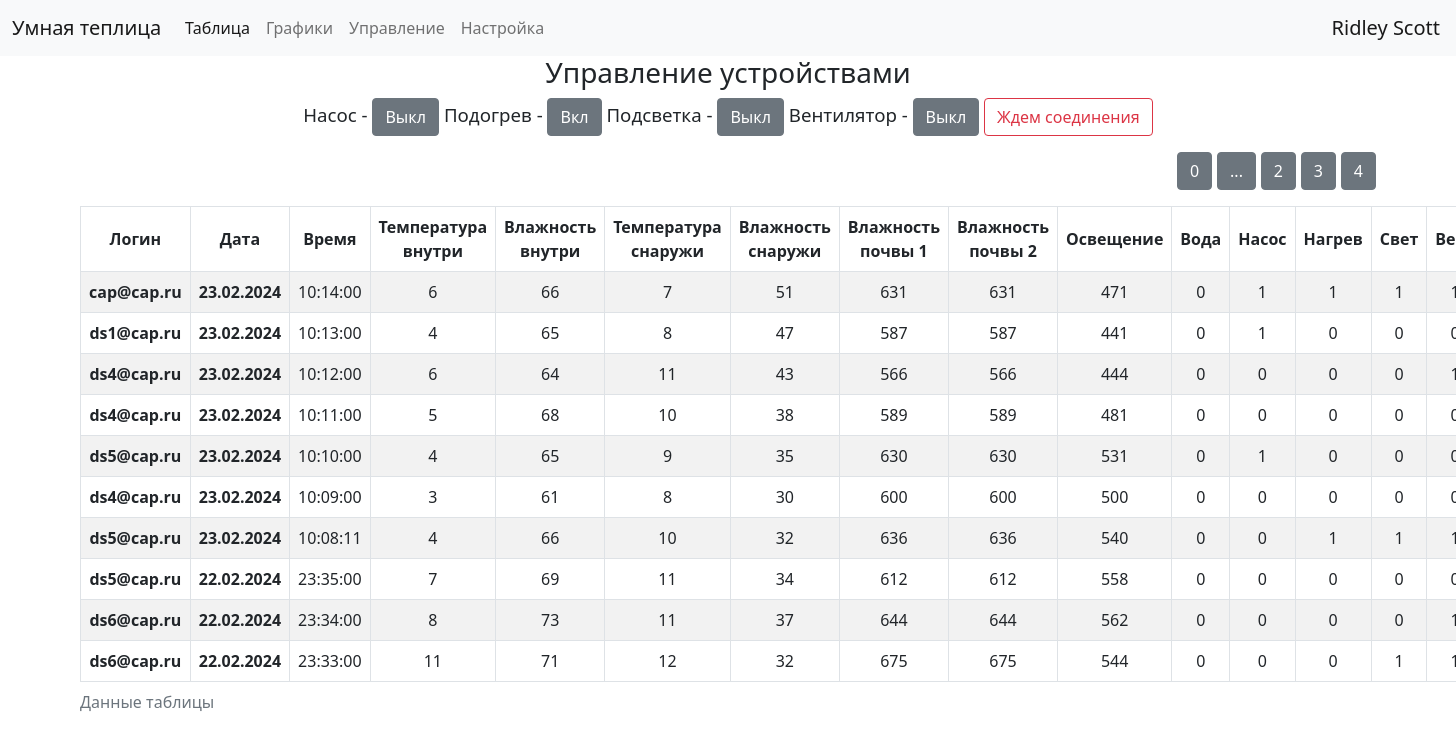
Page /table/1 (signed in) on the committed database.
### data/users.py (models this page shows, shortened)
class User(SqlAlchemyBase,UserMixin):
    __tablename__ = 'users'
    id = sqlalchemy.Column(sqlalchemy.Integer, primary_key=True, autoincrement=True)
    surname = sqlalchemy.Column(sqlalchemy.String, nullable=True)
    name = sqlalchemy.Column(sqlalchemy.String, nullable=True)
    email = sqlalchemy.Column(sqlalchemy.String, index=True, unique=True, nullable=True)
    hashed_password = sqlalchemy.Column(sqlalchemy.String, nullable=True)
    modified_date = sqlalchemy.Column(sqlalchemy.DateTime, default=datetime.datetime.now)
    token = sqlalchemy.Column(sqlalchemy.String, nullable=True, default='NNNNNNNNNNN')

### data/sensors.py (models this page shows, shortened)
class Sensors(SqlAlchemyBase):
    __tablename__ = 'sensors'
    id = sqlalchemy.Column(sqlalchemy.Integer, primary_key=True, autoincrement=True)
    date = sqlalchemy.Column(sqlalchemy.DateTime, default=datetime.datetime.now)
    temp_in = sqlalchemy.Column(sqlalchemy.Integer, nullable=True, default=0)
    humidity_in = sqlalchemy.Column(sqlalchemy.Integer, nullable=True, default=0)
    temp_out = sqlalchemy.Column(sqlalchemy.Integer, nullable=True, default=0)
    humidity_out = sqlalchemy.Column(sqlalchemy.Integer, nullable=True, default=0)
    moisture1 = sqlalchemy.Column(sqlalchemy.Integer, nullable=True, default=0)
    moisture2 = sqlalchemy.Column(sqlalchemy.Integer, nullable=True, default=0)
    light = sqlalchemy.Column(sqlalchemy.Integer, nullable=True, default=0)
    token = sqlalchemy.Column(sqlalchemy.String, nullable=True, default='NNNNNNNNNNN')
    pump = sqlalchemy.Column(sqlalchemy.Integer, default=0)
    heat = sqlalchemy.Column(sqlalchemy.Integer, default=0)
    led = sqlalchemy.Column(sqlalchemy.Integer, default=0)
    fan = sqlalchemy.Column(sqlalchemy.Integer, default=0)
    water = sqlalchemy.Column(sqlalchemy.Integer, default=0)

### main.py (the view)
@app.route('/table/<page>')
@login_required
def table_page(page):
    db_sess = db_session.create_session()
    print('table', correkt_date_time())
    base_data = db_sess.query(Sensors).filter(current_user.is_authenticated,
                                              (Sensors.token == current_user.token) | (current_user.id == 1)).all()
    base_data = base_data[:100]
    users = db_sess.query(User).all()
    names = {name.token: (name.surname, name.name, name.email) for name in users}
    db_sess.close()
    return render_template('table.html', len_data=int(len(base_data) / 10) + 1,
                           names=names, status=dev_status(), text_button=name_button, base_data=base_data[::-1],
                           page=int(page), token=current_user.token,
                           up=False)

### data/db_session.py (called while the page is built)
def create_session() -> Session:
    global __factory
    return __factory()

### main.py (called while the page is built)
def correkt_date_time():
    dt = datetime.datetime.now()
    delta_time = datetime.timedelta(hours=3)
    dt += delta_time
    return dt

@login_manager.user_loader
def load_user(user_id):
    db_sess = db_session.create_session()
    return db_sess.query(User).get(user_id)

### templates/table.html (shortened to what this page needs)
{% extends "base.html" %}
{% block content %}
<div class="button_next">
    <p>
        {% for item in range(len_data) %}
        {% if page != item %}
        <a href="{{ item  }}" class="btn btn-secondary">{{ item }}</a>
        {% else %}
        <a href="" class="btn btn-secondary">...</a>
        {% endif %}
        {% endfor %}
    <div class="table_container">
        <table class="table table-striped table-hover table-bordered">
            <caption>Данные таблицы</caption>
            <thead>
            <tr>
                {% if current_user.is_authenticated and current_user.id == 1 %}
                <th scope="col" align="center">Логин</th>
                {% endif %}
                <th scope="col" align="center">Дата</th>
                <th scope="col">Время</th>
                <th scope="col">Температура внутри</th>
                <th scope="col">Влажность внутри</th>
                <th scope="col">Температура снаружи</th>
                <th scope="col">Влажность снаружи</th>
                <th scope="col">Влажность почвы 1</th>
                <th scope="col">Влажность почвы 2</th>
                <th scope="col">Освещение</th>
                <th scope="col">Вода</th>
                <th scope="col">Насос</th>
                <th scope="col">Нагрев</th>
                <th scope="col">Свет</th>
                <th scope="col">Вент</th>
            </tr>
            </thead>
            <tbody>
            {% for item in base_data[page * 10:(page + 1)*10] %}
            <tr>
                {% if current_user.is_authenticated and current_user.id == 1 %}
                <th scope="col" align="center">{{ names[item.token][2] }}</th>
                {% endif %}
                <th scope="row">{{item.date.strftime("%d.%m.%Y")}}</td>
                <td>{{item.date.strftime("%H:%M:%S")}}</td>
                <td>{{item.temp_in}}</td>
                <td>{{item.humidity_in}}</td>
                <td>{{item.temp_out}}</td>
                <td>{{item.humidity_out}}</td>
                <td>{{item.moisture1}}</td>
                <td>{{item.moisture2}}</td>
                <td>{{item.light}}</td>
                <td>{{item.water}}</td>
                <td>{{item.pump}}</td>
                <td>{{item.heat}}</td>
                <td>{{item.led}}</td>
                <td>{{item.fan}}</td>
            </tr>
            {% endfor %}
            </tbody>
        </table>
    </div>
    {% endblock %}

### templates/base.html (shortened to what this page needs)
<!doctype html>
<html lang="en">
<head>
                    <link rel="stylesheet"
                    href="https://cdn.jsdelivr.net/npm/bootstrap@5.0.0-beta1/dist/css/bootstrap.min.css"
>
    <link rel="stylesheet" type="text/css" href="/static/css/style.css"/>
</head>
<body>
<header>
    <nav class="navbar navbar-expand-lg navbar-light bg-light">
        <div class="container-fluid">
            <a class="navbar-brand" href="../readme">Умная теплица</a>
            <div class="collapse navbar-collapse" id="navbarNavAltMarkup">
                <div class="navbar-nav">
                        <a class="nav-link active" aria-current="page" href="../table/0">Таблица</a>
                        <a class="nav-link" href="../grafik">Графики</a>
                        <a class="nav-link" href="../dashboard">Управление</a>
                        <a class="nav-link" href="../send_param">Настройка</a>
                </div>
            </div>
            </div>
            {% if current_user.is_authenticated %}
            <a class="navbar-brand" href="/logout">{{ current_user.name }} {{ current_user.surname }}</a>
            {% else %}
            <p>
                 <a class="btn btn-success" href="/login">Вход</a>
            </p>
            {% endif %}
    </nav>
</header>
<main role="main" class="container">
{% if current_user.is_authenticated %}
<div class="dashboard"><h3>Управление устройствами</h3>
    <p align="center" class="buttons">
        {% for name in text_button %}
                {{text_button[name]}} - <button class="btn {{name}} btn-secondary">{{status[name]}}</button>
        {% endfor %}
        {% if status.sending == 0 %}
                <button class="btn btn-outline-danger">Ждем соединения</button>
        {% else %}
                <button class="btn btn-outline-success">Отправлено {{ status.date_down}}</button>
        {% endif %}
    </p>
    {% endif %}
</div>
    {% block content %}{% endblock %}
</main>
</body>
</html>

### static/css/style.css (style rules this page uses)
p { font-size: 14pt; }
table { padding: 0; margin: 0; width: 100%!important; }
tr, td, th { text-color: #ccffcc; text-align: center; vertical-align: middle; }
.button_next { text-align: right; }
.dashboard { text-align: center; align: center; vertical-align: middle; }

### rows in the picture
User: name "Ridley", surname "Scott"
Sensors: token.email "cap@cap.ru", date "23.02.2024", date "10:14:00", temp_in "6", humidity_in "66", temp_out "7", humidity_out "51", moisture1 "631", moisture2 "631", light "471", water "0", pump "1", heat "1", led "1"
Sensors: token.email "ds1@cap.ru", date "23.02.2024", date "10:13:00", temp_in "4", humidity_in "65", temp_out "8", humidity_out "47", moisture1 "587", moisture2 "587", light "441", water "0", pump "1", heat "0", led "0"
Sensors: token.email "ds4@cap.ru", date "23.02.2024", date "10:12:00", temp_in "6", humidity_in "64", temp_out "11", humidity_out "43", moisture1 "566", moisture2 "566", light "444", water "0", pump "0", heat "0", led "0"
Sensors: token.email "ds4@cap.ru", date "23.02.2024", date "10:11:00", temp_in "5", humidity_in "68", temp_out "10", humidity_out "38", moisture1 "589", moisture2 "589", light "481", water "0", pump "0", heat "0", led "0"
Sensors: token.email "ds5@cap.ru", date "23.02.2024", date "10:10:00", temp_in "4", humidity_in "65", temp_out "9", humidity_out "35", moisture1 "630", moisture2 "630", light "531", water "0", pump "1", heat "0", led "0"
Sensors: token.email "ds4@cap.ru", date "23.02.2024", date "10:09:00", temp_in "3", humidity_in "61", temp_out "8", humidity_out "30", moisture1 "600", moisture2 "600", light "500", water "0", pump "0", heat "0", led "0"
Sensors: token.email "ds5@cap.ru", date "23.02.2024", date "10:08:11", temp_in "4", humidity_in "66", temp_out "10", humidity_out "32", moisture1 "636", moisture2 "636", light "540", water "0", pump "0", heat "1", led "1"
Sensors: token.email "ds5@cap.ru", date "22.02.2024", date "23:35:00", temp_in "7", humidity_in "69", temp_out "11", humidity_out "34", moisture1 "612", moisture2 "612", light "558", water "0", pump "0", heat "0", led "0"
Sensors: token.email "ds6@cap.ru", date "22.02.2024", date "23:34:00", temp_in "8", humidity_in "73", temp_out "11", humidity_out "37", moisture1 "644", moisture2 "644", light "562", water "0", pump "0", heat "0", led "0"
Sensors: token.email "ds6@cap.ru", date "22.02.2024", date "23:33:00", temp_in "11", humidity_in "71", temp_out "12", humidity_out "32", moisture1 "675", moisture2 "675", light "544", water "0", pump "0", heat "0", led "1"

### other values in the picture
{{ text_button[name] }} "Насос" "Подогрев" "Подсветка" "Вентилятор"
{{ status[name] }} "Выкл" "Вкл" "Выкл" "Выкл"
{{ item }} "0" "2" "3" "4"
